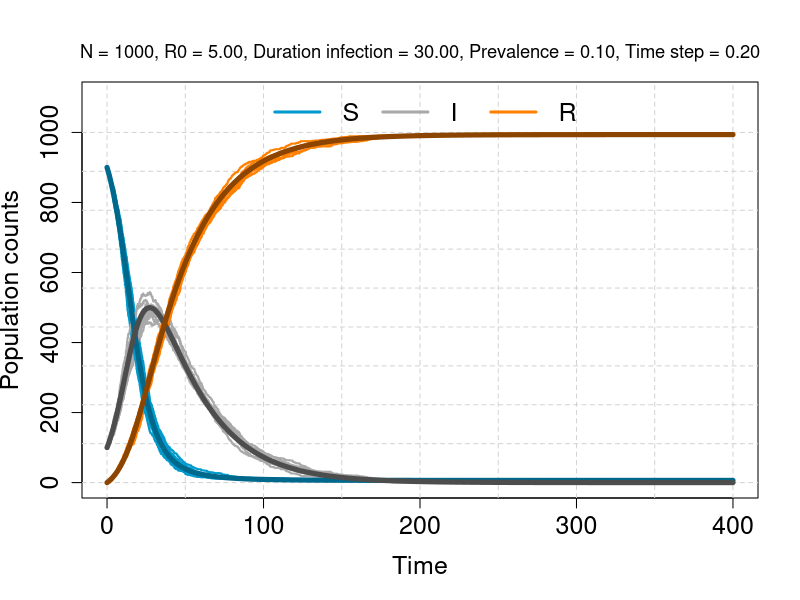

Recreate this plot in R.

## Stochastic SIR simulation
## Clinic on Dynamical Approaches to Infectious Disease Data
## International Clinics on Infectious Disease Dynamics and Data Program
##
## Reshma Kassanjee, 2019
## Some Rights Reserved
## CC BY-NC 3.0 (http://creativecommons.org/licenses/by-nc/3.0/)


############################################################################################################################

## Create models and tools to display results - run once only 



## Load libraries
library(deSolve)


## Function: Transform inputs into model parameters

rate.parms <- function(r0, durinf, n){
  
  rate.beta   <- r0*(1/durinf)*(n/(n-1))
  rate.gamma  <- 1/durinf
  
  return(list(rate.beta=rate.beta,rate.gamma=rate.gamma))
}


## Function: Chain binomial implementation of SIR model

sir.cb <- function(initialcond,modelparms,timesteps){
   

  ### define model parameters and initial conditions ### 
  
  # model rate parameters
  
  rates <- rate.parms(modelparms$r0, modelparms$durinf, modelparms$N)
  rate.beta <- rates[[1]]
  rate.gamma <- rates[[2]]
  
  # total population size
  
  N <- modelparms$N
  
  # inputs for time steps
  
  t.max <- timesteps$t.max
  t.delta <- timesteps$t.delta
  
  # start at time 0
  
  t.now <- 0
  
  # current states as per initial conditions
  
  S <- initialcond[1]
  I <- initialcond[2]
  R <- N-S-I
    
  # initiatlise data frame that will contain results
  
  outdf <- data.frame(time = t.now, S = S, I = I, R = R) 
  
  ## step through time, until reaching maximum time (but can stop earlier if I = 0)
  
  while ( (t.now <  t.max) & (I>0) ){
    
    ### for each type of transition, calculate probability and generate number of transitions ###
    
    # per capita probabilities of the two transition (S-->I, I-->R)
    
    p.infection <- 1-exp(-rate.beta*I/N*t.delta)
    p.recovery <- 1-exp(-rate.gamma*t.delta)
    
    # simulate number of each transition
    
    n.infection <- rbinom(1, S, p.infection)
    n.recovery <- rbinom(1, I, p.recovery)
    
    ### update state variables and time ###
    
    t.now <- t.now + t.delta
    S <- S - n.infection 
    I <- I + n.infection - n.recovery
    R <- R + n.recovery
    
    outdf <- rbind(outdf, 
                    c(time = t.now, S = S, I = I, R = R))
    
  }
  
  if (t.now < t.max){
    outdf <- rbind(outdf, 
                   c(time = t.max, S = S, I = I, R = R))
  }
  
  return(outdf)
  
} 


## Function: System of ODEs for continous population and continuous time SIR

sir.ode <- function(t,y,parms){
  with(c(as.list(y),parms),{
    dSdt <- -rate.beta*S*I/N
    dIdt <- rate.beta*S*I/N - rate.gamma*I
    # note: population size is constant, so do not need to specify dRdt
    list(c(dSdt,dIdt))
  })
}


## Function: Solve the system of ODEs

solve.sir.ode <- function(initialcond,modelparms,timeout){
  
  rates <- rate.parms(modelparms$r0, modelparms$durinf, modelparms$N)
  
  outdf <- data.frame(lsoda(
    y = initialcond,                          # Initial conditions for population
    times = timeout,                          # Timepoints for evaluation
    func = sir.ode,                           # ODE function to evaluate
    parms = c(rates, N = sum(initialcond))    # Vector of parameters
  ))
  
  outdf$R <- sum(initialcond)-outdf$S-outdf$I
  
  return(outdf)
}


## Function: Plot ODE solution

plot.ode <- function(in.initialcond,in.modelparms,in.timeout, addplot = FALSE){
  
  y <- solve.sir.ode(in.initialcond,in.modelparms,in.timeout)
  
  if (!(addplot)){
    plot(0,0, xlim = c(0,max(in.timeout)), ylim = c(0,in.modelparms$N*1.1),
         xlab = 'Time (days)', ylab = 'Population counts', type = "n", cex.lab = 1.5, cex.axis = 1.5)
    legend('top', legend = c('S','I','R'), bty = 'n', cex = 1.5, horiz = TRUE,
           lty = 1, lwd =3, col = c('deepskyblue4','gray30', 'darkorange4'))
    abline(v = seq(0, max(in.timeout), length.out = 10),
           h = seq(0,in.modelparms$N, length.out = 10),
           lty = 2, col = 'lightgray')
  }
  
  lines(y[,1], y[,2], lwd = 5, lty = 1, col = 'deepskyblue4')
  lines(y[,1], y[,3], lwd = 5, lty = 1, col = 'gray30')
  lines(y[,1], y[,4], lwd = 5, lty = 1, col = 'darkorange4')

}
  

## Function: Plot multiple runs of chain binomial - counts of S I and R

plot.sir.cb <- function(initialcond,modelparms,timesteps,nsim = 10){
  
  # create empty plot
  
  plot(0,0, xlim = c(0,timesteps$t.max), ylim = c(0,modelparms$N*1.1),
       xlab = 'Time', ylab = 'Population counts', type = "n", cex.lab = 1.5, cex.axis = 1.5)
  abline(v = seq(0,timesteps$t.max, by = 50),
         h = seq(0,modelparms$N, length.out = 10),
         lty = 2, col = 'lightgray')
  legend('top', legend = c('S','I','R'), bty = 'n', cex = 1.5, horiz = TRUE,
         lty = 1, lwd =3, col = c('deepskyblue3','darkgrey', 'darkorange1'))
  
  # add trajectories from each simulation 
  
  for (i in 1:nsim){
    out.i <- sir.cb(initialcond,modelparms,timesteps)
    matplot(out.i[,1], out.i[,2:4], add = TRUE,
            type = 's', lwd = 2, lty = 1, col = c('deepskyblue3','darkgrey', 'darkorange1'))
  }
  
  text1 <- sprintf("N = %.0f, R0 = %.2f, Duration infection = %.2f, Prevalence = %.2f, Time step = %.2f", 
                   modelparms$N, modelparms$r0, modelparms$durinf,initialcond['I']/(initialcond['S']+initialcond['I']), in.timesteps$t.delta)
  mtext(text = text1, side = 3, line =1, cex = 1.1)
  
  
}

## Function: Plot histogram of number of new cases from chain binomial, and also show deterministic ODE count

plothistcases.sir.cb <- function(initialcond,modelparms,timeout, timesteps, nsim = 100){
  
  # intialise a vector that will store the total number of cases
  
  outcases <- rep(NA,nsim)
  
  # obtain number of new cases from each simulation 
  
  for (i in 1:nsim){
    out.i <- sir.cb(initialcond,modelparms,timesteps)
    outcases[i] <- in.initialcond[1]-tail(out.i[,2] ,1)
  }
  
  # plot
  
  xaxis.l <- 10*floor(min((outcases-10)/10))
  xaxis.u <- 10*ceiling(max((outcases+10)/10))
  hist(outcases, freq = TRUE,
       xlim = c(xaxis.l,xaxis.u), breaks = seq(from = xaxis.l-0.5 , to = xaxis.u-0.5, length.out = 20),
       xlab = 'Number of new cases', ylab = 'Frequency', main = NULL,
       cex.lab = 1.5, cex.axis = 1.5)
  
  # obtain number of new cases from ODE model and add to plot
  
  outsir <- solve.sir.ode(initialcond,modelparms,timeout)
  outsir.cases <- outsir$S[1]-tail(outsir$S,1)
  abline(v = outsir.cases, col  = 'red', lwd = 3)
  
  
}


############################################################################################################################

# Run models and plot results, using functions above 

# inputs - to try different values
in.modelparms <- list(r0 = 5, durinf = 30, N = 1000)    # R0, average duration of infection, and total population size
in.timesteps <- list(t.max = 400, t.delta = 0.2)        # maximum time and time step for chain binomial approach
in.prev <- 0.1                                          # the proportion of the population initially infected  - remainder in S, and R = 0

# other inputs
in.timeout <- seq(0,400,0.1)                            # times to output for ODE solution
# implied initial conditions; initial S and I, R = 0
in.initialcond <- c(S = in.modelparms$N - round(in.modelparms$N*in.prev), I = round(in.modelparms$N*in.prev)) 
                    
# plot chain binomial result and add ode solution
plot.sir.cb(in.initialcond,in.modelparms,in.timesteps, nsim = 10) 
# nsim for number of simulations of Chain binomial models. Keep small. May take a minute to run.
plot.ode(in.initialcond,in.modelparms,in.timeout, addplot = TRUE)

quit()

# plot histogram of new cases from chain binomial model, and also display ode number of new cases
plothistcases.sir.cb(in.initialcond,in.modelparms,in.timeout, in.timesteps, nsim = 50) 
# nsim for number of simulations of Chain binomial models. Keep small. May take a minute to run.


### TO DO: Try different input values and consider how results change...
# Play with: Population size, R0 (which affects the transmission rate)
#   duration of infection (durinf), time step size (t.delta)


# inputs 1

in.modelparms <- list(r0 = 3, durinf = 30, N = 500)  
in.timesteps <- list(t.max = 400, t.delta = 0.2)      
in.prev <- 0.1                                          

#

in.timeout <- seq(0,400,0.1)                          
in.initialcond <- c(S = in.modelparms$N - round(in.modelparms$N*in.prev), I = round(in.modelparms$N*in.prev))

plot.sir.cb(in.initialcond,in.modelparms,in.timesteps, nsim = 10) 
plot.ode(in.initialcond,in.modelparms,in.timeout, addplot = TRUE)

plothistcases.sir.cb(in.initialcond,in.modelparms,in.timeout, in.timesteps, nsim = 50) 

# inputs 2  

in.modelparms <- list(r0 = 3, durinf = 30, N = 50)  
in.timesteps <- list(t.max = 400, t.delta = 0.2)      
in.prev <- 0.1                                          

#

in.timeout <- seq(0,400,0.1)                          
in.initialcond <- c(S = in.modelparms$N - round(in.modelparms$N*in.prev), I = round(in.modelparms$N*in.prev))

plot.sir.cb(in.initialcond,in.modelparms,in.timesteps, nsim = 10) 
plot.ode(in.initialcond,in.modelparms,in.timeout, addplot = TRUE)

plothistcases.sir.cb(in.initialcond,in.modelparms,in.timeout, in.timesteps, nsim = 50) 

# etc
# copy and paste the lines of code and try different inputs
